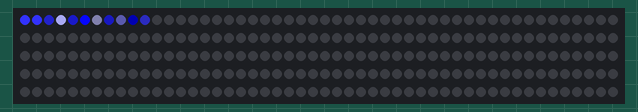
Simulated run of this sketch. Board: Arduino Uno, built with avr-gcc and run on an emulated ATmega328P. Shown: 250 RGB LEDs in strip order, left to right, continuing on the next row. Random numbers use the default seed unless the sketch sets one.

Above: at 0.46 s.
At 3.76 s:
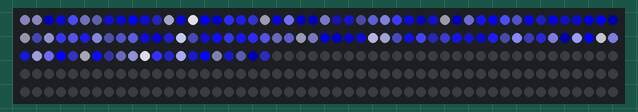
At 7.37 s:
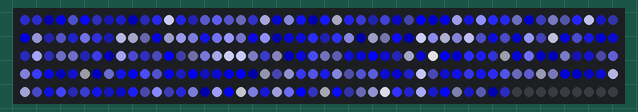
At 15.48 s:
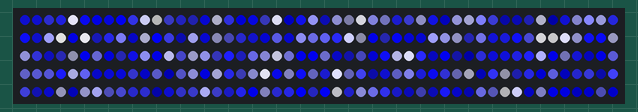
At 23.6 s:
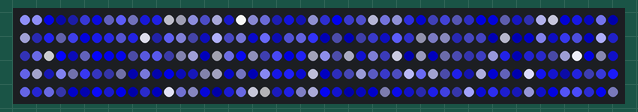
At 39.82 s:
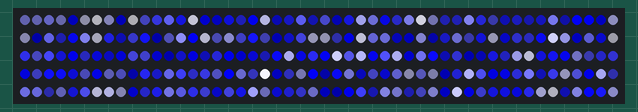

The sketch:

Icy_River.ino
```cpp
#include <FastLED.h>

#define NUM_LEDS 250
#define LED_PIN 5

CRGB leds[NUM_LEDS];

void setup() {
  FastLED.addLeds<WS2812B, LED_PIN, GRB>(leds, NUM_LEDS);
  FastLED.setBrightness(255);
  FastLED.setCorrection(TypicalPixelString);
}

void loop() {

  EVERY_N_MILLISECONDS(25) {

    // Create a new HSV color for led[0]
    leds[0] = CHSV(160, random8(), random8(100, 255));

    // Copy each pixel to the next one, starting at the far end
    // thereby 'moving' the pattern along the strip
    for (int i = NUM_LEDS - 1; i > 0; i--) {
      leds[i] = leds[i - 1];
    }
  }

  FastLED.show();
}
```
